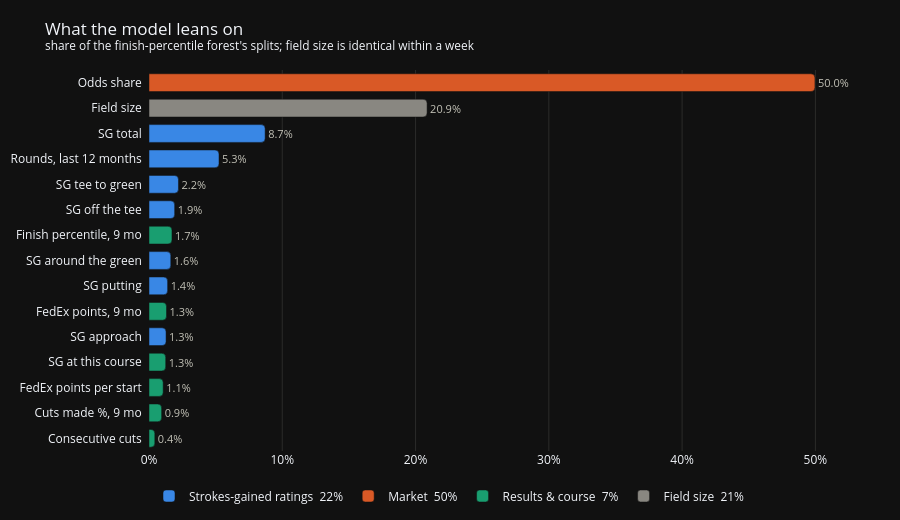

Notebook code for this chart:
### Markdown cell above
### 7b. What the model leans on

Each feature's share of the finish-percentile forest's splits, coloured by kind; the legend
gives each kind's total. Read the strokes-gained ratings as a group: they overlap
(`SGA_T2G` is off the tee + approach + around the green), so they split credit between them.
`FIELD_SIZE` ranks high but is the same for every golfer in a week: it scales finish
percentiles across fields of different sizes and cannot reorder this week's field.

### Code cell
model.importance_chart(importances)

### Figure 1 — Plotly figure (JSON) as saved in the notebook; plotly's stock layout.template omitted (floating-point values rounded to 4 significant figures)
{"data": [{"cliponaxis": false, "customdata": ["SGA_APP", "SGA_PUTT", "SGA_ARG", "SGA_OTT", "SGA_T2G", "SGA_ROUNDS_12M", "SGA_TOTAL"], "hovertemplate": "%{customdata}: %{x:.1%}<extra></extra>", "marker": {"color": "#3987e5", "cornerradius": 4}, "name": "Strokes-gained ratings  22%", "orientation": "h", "text": ["1.3%", "1.4%", "1.6%", "1.9%", "2.2%", "5.3%", "8.7%"], "textfont": {"color": "#c3c2b7", "size": 11}, "textposition": "outside", "type": "bar", "x": [0.01281, 0.01399, 0.01635, 0.01927, 0.02212, 0.05253, 0.08715], "y": ["SG approach", "SG putting", "SG around the green", "SG off the tee", "SG tee to green", "Rounds, last 12 months", "SG total"]}, {"cliponaxis": false, "customdata": ["ODDS_SHARE"], "hovertemplate": "%{customdata}: %{x:.1%}<extra></extra>", "marker": {"color": "#d95926", "cornerradius": 4}, "name": "Market  50%", "orientation": "h", "text": ["50.0%"], "textfont": {"color": "#c3c2b7", "size": 11}, "textposition": "outside", "type": "bar", "x": [0.4997], "y": ["Odds share"]}, {"cliponaxis": false, "customdata": ["CONSECUTIVE_CUTS", "CUT_PERCENTAGE", "form_density", "SG_CH_SHRUNK", "FEDEX_CUP_POINTS", "PCT_FORM_SHRUNK"], "hovertemplate": "%{customdata}: %{x:.1%}<extra></extra>", "marker": {"color": "#199e70", "cornerradius": 4}, "name": "Results & course  7%", "orientation": "h", "text": ["0.4%", "0.9%", "1.1%", "1.3%", "1.3%", "1.7%"], "textfont": {"color": "#c3c2b7", "size": 11}, "textposition": "outside", "type": "bar", "x": [0.004375, 0.009492, 0.01064, 0.01256, 0.01316, 0.01724], "y": ["Consecutive cuts", "Cuts made %, 9 mo", "FedEx points per start", "SG at this course", "FedEx points, 9 mo", "Finish percentile, 9 mo"]}, {"cliponaxis": false, "customdata": ["FIELD_SIZE"], "hovertemplate": "%{customdata}: %{x:.1%}<extra></extra>", "marker": {"color": "#898781", "cornerradius": 4}, "name": "Field size  21%", "orientation": "h", "text": ["20.9%"], "textfont": {"color": "#c3c2b7", "size": 11}, "textposition": "outside", "type": "bar", "x": [0.2087], "y": ["Field size"]}], "layout": {"bargap": 0.3, "barmode": "overlay", "height": 520, "legend": {"orientation": "h", "traceorder": "normal", "x": 0, "y": -0.08}, "margin": {"b": 30, "l": 10, "r": 50, "t": 70}, "title": {"text": "What the model leans on<br><sup>share of the finish-percentile forest's splits; field size is identical within a week</sup>"}, "xaxis": {"gridcolor": "#2c2c2a", "tickformat": ".0%", "zeroline": false}, "yaxis": {"categoryarray": ["Consecutive cuts", "Cuts made %, 9 mo", "FedEx points per start", "SG at this course", "SG approach", "FedEx points, 9 mo", "SG putting", "SG around the green", "Finish percentile, 9 mo", "SG off the tee", "SG tee to green", "Rounds, last 12 months", "SG total", "Field size", "Odds share"], "categoryorder": "array", "ticksuffix": "  "}}}
